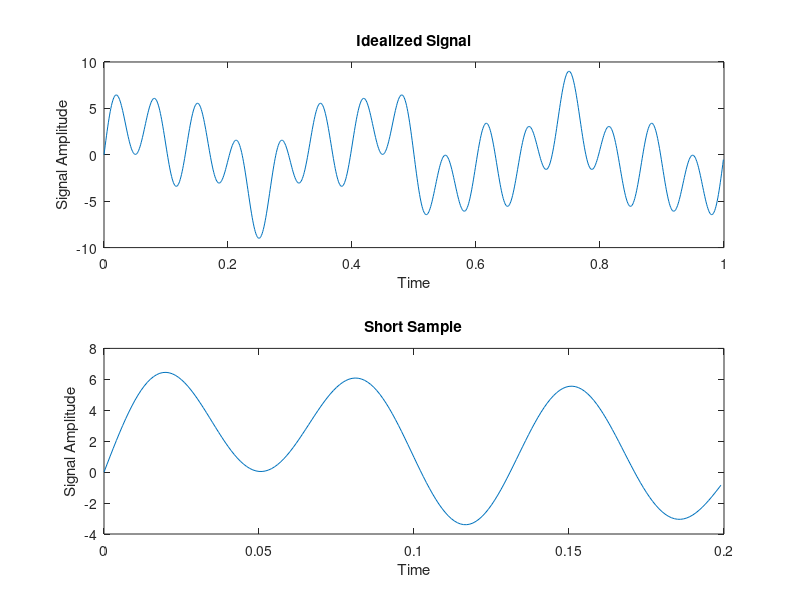

Source code (MATLAB): (Note: this script raises an error after producing the figure.)
%Compressed Sensing
%AMATH 582 Final Project
%J. Kasper, C. Houferak, J. Radler, S. Sun

%% Step 1: Known Signal
clc;
clear;
N = 1000; %total time length
t2 = linspace(0,1,N+1); t=t2(1:N);
S = 4*sin(15*t*(2*pi))+2*sin(7*t*(2*pi))+3*sin(3*t*(2*pi)); %idealized signal

n=200; %number of points to sample
samp = S(1:n)';

figure(1)
subplot(2,1,1)
plot(t,S)
xlabel('Time')
ylabel('Signal Amplitude')
title('Idealized Signal')

subplot(2,1,2)
plot(t(1:n),samp)
xlabel('Time')
ylabel('Signal Amplitude')
title('Short Sample')

deltaOmega = 1; %frequency difference

%generate Fourier matrix
for j = 1:n
    for k = 1:N
        F(j,k) = (2/pi)*deltaOmega*sin(j*t(k));
    end
end

%solve the equation F*x = samp
sigma = 0.05;
opts = spgSetParms('verbosity',0);         % Turn off the SPGL1 log output
x = spg_bpdn(F, samp, sigma, opts);

%norm(samp-F*x)

csSignal = zeros(size(t));
for i = 1:N
    csSignal = csSignal + sin(deltaOmega*t*i)*x(i);
end

x = x/max(x); %normalize

figure(2)
plot(t,csSignal)
xlabel('Time')
ylabel('Signal Amplitude')
title('Compressed Sensing Signal')


St2 = abs(fftshift(fft(S)));
St = St2(N/2+1:N)/max(St2);

sampt2 = abs(fftshift(fft(samp)));
sampt = sampt2(n/2:n)/max(sampt2);

for i = 1:length(t)
    freq(i) = i/(2*pi);
end

for i = 1:length(St)
    freq2(i) = i;
end

for i = 1:length(sampt)
    freq3(i) = (N/n)*(i-1);
end

figure(3)
hold on
subplot(3,1,1), plot(freq2,St);
title('Ideal Frequency Spectrum')
xlabel('Frequency (Hz)')
ylabel('Normalized Intensity')
axis([0 100 -.2 1])
subplot(3,1,2), plot(freq,x)
title('Compressed Sensing Frequency Spectrum')
xlabel('Frequency (Hz)')
ylabel('Normalized Intensity')
axis([0 100 -.2 1])
subplot(3,1,3), plot(freq3,sampt)
title('Fourier Transform Frequency Spectrum')
xlabel('Frequency (Hz)')
ylabel('Normalized Intensity')
axis([0 100 -.2 1])
hold off

%% Step 2:
